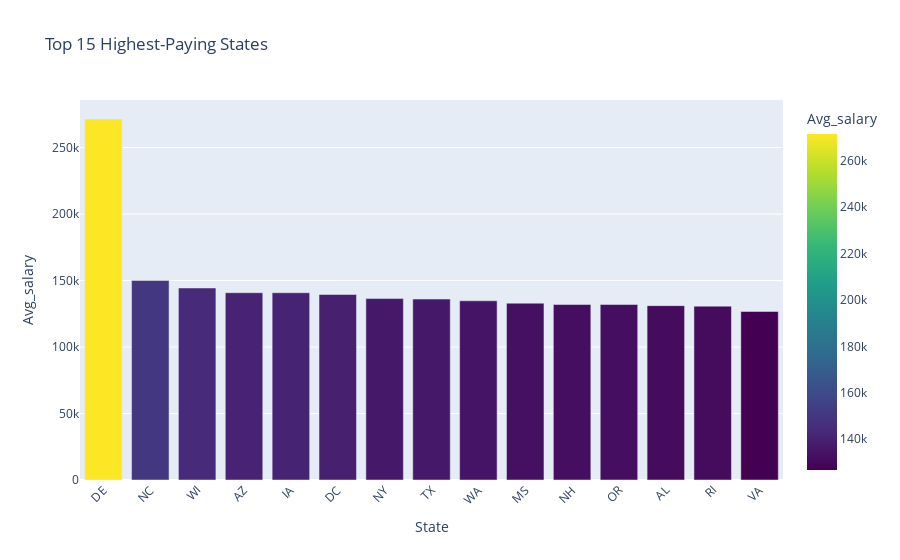

Source (notebook cell):
### Markdown cell above
## Part 3 — Geographical Insights

Career opportunities can vary dramatically depending on the region.

Therefore, my third analytical question is:
<strong>“How do job salaries vary across different locations?”

Analyzing regional patterns helps job seekers understand:

- Which places tend to offer higher salaries?

- Whether certain cities or countries more competitive?

- How should location factor into career decisions?

### Code cell
import plotly.express as px

df['State'] = df['Location'].str.split(',').str[1].str.strip()

state_salary = df.groupby('State')['Avg_salary'].mean().reset_index()

fig = px.choropleth(
    state_salary,
    locations='State',
    locationmode="USA-states",
    color='Avg_salary',
    scope="usa",
    color_continuous_scale="Viridis",
    title='Average Salary by U.S. State (Helping Identify High-Potential Job Locations)'
)

fig.update_layout(title_font_size=16)
fig.show()

# --------------------------- TOP STATES BAR CHART
fig_bar = px.bar(
    state_salary.nlargest(15, 'Avg_salary'),
    x='State',
    y='Avg_salary',
    title='Top 15 Highest-Paying States',
    color='Avg_salary',
    color_continuous_scale='Viridis'
)

fig_bar.update_layout(
    xaxis_tickangle=-45,
    showlegend=False
)

fig_bar.show()

### Figure 1 — Plotly figure (JSON) as saved in the notebook; plotly's stock layout.template omitted (floating-point values rounded to 4 significant figures)
{"data": [{"alignmentgroup": "True", "hovertemplate": "State=%{x}<br>Avg_salary=%{marker.color}<extra></extra>", "legendgroup": "", "marker": {"color": [271500, 150100.0, 144400.0, 140875, 140800.0, 139500, 136400.0, 136100.0, 134800.0, 133000, 132000, 132000, 131125, 130750, 126800.0], "coloraxis": "coloraxis", "pattern": {"shape": ""}}, "name": "", "offsetgroup": "", "orientation": "v", "showlegend": false, "textposition": "auto", "type": "bar", "x": ["DE", "NC", "WI", "AZ", "IA", "DC", "NY", "TX", "WA", "MS", "NH", "OR", "AL", "RI", "VA"], "xaxis": "x", "y": [271500, 150100.0, 144400.0, 140875, 140800.0, 139500, 136400.0, 136100.0, 134800.0, 133000, 132000, 132000, 131125, 130750, 126800.0], "yaxis": "y"}], "layout": {"autosize": true, "barmode": "relative", "coloraxis": {"colorbar": {"title": {"text": "Avg_salary"}}, "colorscale": [[0, "#440154"], [0.1111, "#482878"], [0.2222, "#3e4989"], [0.3333, "#31688e"], [0.4444, "#26828e"], [0.5556, "#1f9e89"], [0.6667, "#35b779"], [0.7778, "#6ece58"], [0.8889, "#b5de2b"], [1, "#fde725"]]}, "legend": {"tracegroupgap": 0}, "showlegend": false, "title": {"text": "Top 15 Highest-Paying States"}, "xaxis": {"anchor": "y", "autorange": true, "domain": [0, 1], "range": [-0.5, 14.5], "tickangle": -45, "title": {"text": "State"}, "type": "category"}, "yaxis": {"anchor": "x", "autorange": true, "domain": [0, 1], "range": [0, 285800.0], "title": {"text": "Avg_salary"}, "type": "linear"}}}
